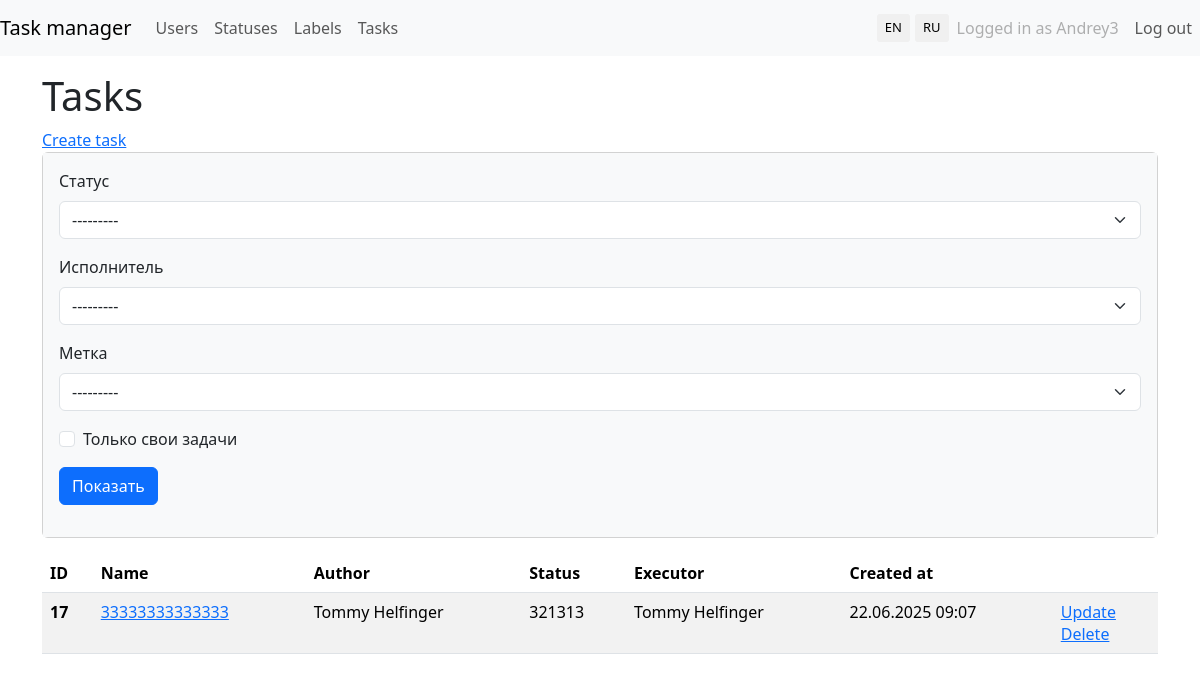
The app's page /tasks/ (signed in) with its own data.
### task_manager/users/models.py (models this page shows)
class MyUser(AbstractUser):
    created_at = models.DateTimeField(_("Creation date"), auto_now_add=True)
    def __str__(self):
        return self.get_full_name()

### task_manager/tasks/models.py (models this page shows, shortened)
class Task(models.Model):
    name = models.CharField(
        verbose_name="Имя",
        max_length=150,
        null=False,
        blank=False,
        unique=True,
    )
    description = models.TextField(
        verbose_name="Описание",
        blank=True,
    )
    status = models.ForeignKey(Status, on_delete=models.PROTECT, verbose_name="Статус")
    executor = models.ForeignKey(
        MyUser,
        on_delete=models.CASCADE,
        blank=True,
        null=True,
        verbose_name="Исполнитель",
        related_name="executors",
    )
    author = models.ForeignKey(
        MyUser,
        on_delete=models.CASCADE,
        verbose_name="Автор",
        related_name="authors",
    )
    labels = models.ManyToManyField(
        Label,
        blank=True,
        verbose_name="Метки",
        related_name="labels",
        through="TaskLabels",
    )
    created_at = models.DateTimeField(
        verbose_name="Дата создания",
        auto_now_add=True,
    )
    class Meta:
        verbose_name = "Task"
        verbose_name_plural = "Tasks"

### task_manager/statuses/models.py (models this page shows)
class Status(models.Model):
    name = models.CharField(max_length=100, unique=True)
    created_at = models.DateTimeField(auto_now_add=True)
    def __str__(self):
        return self.name

### task_manager/tasks/views.py (the view)
# urls.py: path("", TaskListView.as_view(), name="task_list"),
class TaskListView(LoginRequiredMixin, FilterView):
    model = Task
    context_object_name = "task_list"
    template_name = "tasks/task_list.html"
    filterset_class = TaskFilter

### task_manager/labels/models.py (called while the page is built)
    def __str__(self):
        return self.name

### task_manager/templates/tasks/task_list.html (shortened to what this page needs)
{% extends "task_manager/base.html" %}
{% load i18n %}
{% load django_bootstrap5 %}
{% block content %}
<div class="mt-4">
    <h1 class="mt-1">{% translate "Tasks" %}</h1>
    <a href="{% url 'tasks:create_task' %}">{% translate 'Create task' %}</a>
    <div class="card mb-3">
        <div class="card-body bg-light">
            <form class="form-inline center" method="get">
                {% bootstrap_field filter.form.status field_class='ml-2 mr-3' %}
                {% bootstrap_field filter.form.executor field_class='mr-3 ml-2' %}
                {% bootstrap_field filter.form.labels field_class='mr-3 ml-2' %}
                {% bootstrap_field filter.form.self_tasks field_class='mr-3' %}
                <input class="btn btn-primary" type="submit" value="Показать">
            </form>
        </div>
    </div>
    {% if task_list %}
    <table class="table table-striped">
        <thead>
            <tr>
                <th scope="col">ID</th>
                <th scope="col">{% translate "Name" %}</th>
                <th scope="col">{% translate "Author" %}</th>
                <th scope="col">{% translate "Status" %}</th>
                <th scope="col">{% translate "Executor" %}</th>
                <th scope="col">{% translate "Created at" %}</th>
                <th scope="col"></th>
            </tr>
        </thead>
        <tbody>
            {% for task in task_list %}
            <tr>
                <th scope="row"> {{ task.id }}</th>
                <td>
                    <a href="{% url 'tasks:detail_task' task.pk %}">{{ task.name }}</a>
                </td>
                <td>{{ task.author }}</td>
                <td>{{ task.status }}</td>
                <td>{{ task.executor }}</td>
                <td>{{ task.created_at|date:"d.m.Y H:i" }}</td>
                <td>
                    <a href="{% url 'tasks:update_task' task.pk %}">{% translate 'Update' %}</a>
                    <br>
                    <a href="{% url 'tasks:delete_task' task.pk %}">{% translate 'Delete' %}</a>
                </td>
            </tr>
            {% endfor %}
        </tbody>
    </table>
    {% else %}
    <p>There are no tasks.</p>
    {% endif %}
    {% endblock %}

### task_manager/templates/task_manager/base.html (shortened to what this page needs)
{% load django_bootstrap5 %}
{% load i18n %}
{% get_current_language as LANGUAGE_CODE %}
{% bootstrap_css %}
<!doctype html>
<html lang="{{ LANGUAGE_CODE }}" class="h-100">
{% block header %}
<head>
</head>
{% endblock %}
{% block navbar %}
<body class="d-flex flex-column h-100">
    <header>
        <nav class="navbar navbar-expand-md navbar-light fixed-top bg-light">
            <a class="navbar-brand" href="{% url 'index' %}">{% translate "Task manager" %}</a>
            <div class="collapse navbar-collapse" id="navbarCollapse">
                <ul class="navbar-nav mr-auto">
                    <li class="nav-item">
                        <a class="nav-link" href="{% url 'users:user_list' %}">{% translate "Users" %}</a>
                    </li>
                    {% if user.is_authenticated %}
                    <li class="nav-item">
                        <a class="nav-link" href="{% url 'statuses:status_list' %}">{% translate "Statuses" %}</a>
                    </li>
                    <li class="nav-item">
                        <a class="nav-link" href="{% url 'labels:label_list' %}">{% translate "Labels" %}</a>
                    </li>
                    <li class="nav-item">
                        <a class="nav-link" href="{% url 'tasks:task_list' %}">{% translate "Tasks" %}</a>
                    </li>
                    {% endif %}
                </ul>
            </div>
<div class="language-switcher">
  <form action="{% url 'set_language' %}" method="post" style="margin:0;">
    <button type="submit" name="language" value="en">EN</button>
  </form>
  <form action="{% url 'set_language' %}" method="post" style="margin:0;">
    <button type="submit" name="language" value="ru">RU</button>
  </form>
</div>
            <div class="collapse navbar-collapse flex-grow-0" id="navbarSupportedContent">
                <ul class="navbar-nav text-right">
                    {% if not user.is_authenticated %}
                    <li class="nav-item active ">
                        <a class="nav-link" href="{% url 'login' %}">{% translate "Log in" %}</a>
                    </li>
                    <li class="nav-item active">
                        <a class="nav-link" href="{% url 'users:create_user' %}">{% translate "Sign up" %}</a>
                    </li>
                    {% else %}
                    <li class="nav-item">
                        <a class="nav-link disabled" href="#" tabindex="-1" aria-disabled="true">
                            {% translate "Logged in as" %}
                            {{user.username }}</a>
                    </li>
                    <li class="nav-item active">
                        <a class="nav-link" href="{% url 'logout' %}">{% translate "Log out" %}</a>
                    </li>
                    {% endif %}
                </ul>
            </div>
        </nav>
    </header>
    {% endblock %}
    <main role="main" class="flex-shrink-0 mt-5">
        <div class="container">
            {% block content %}{% endblock %}
        </div>
    </main>
</html>

### task_manager/templates/task_manager/base.html (style rules this page uses)
.language-switcher { display: flex; gap: 5px; align-items: center; }
.language-switcher button { font-size: small; padding: 4px 8px; border: none; background-color: #f0f0f0; cursor: pointer; border-radius: 3px; transition: background-color 0.2s; }

### records on screen
MyUser: username "Andrey3"
Task: id "17", name "33333333333333", author "Tommy Helfinger", status "321313", executor "Tommy Helfinger", created_at "22.06.2025 09:07"
